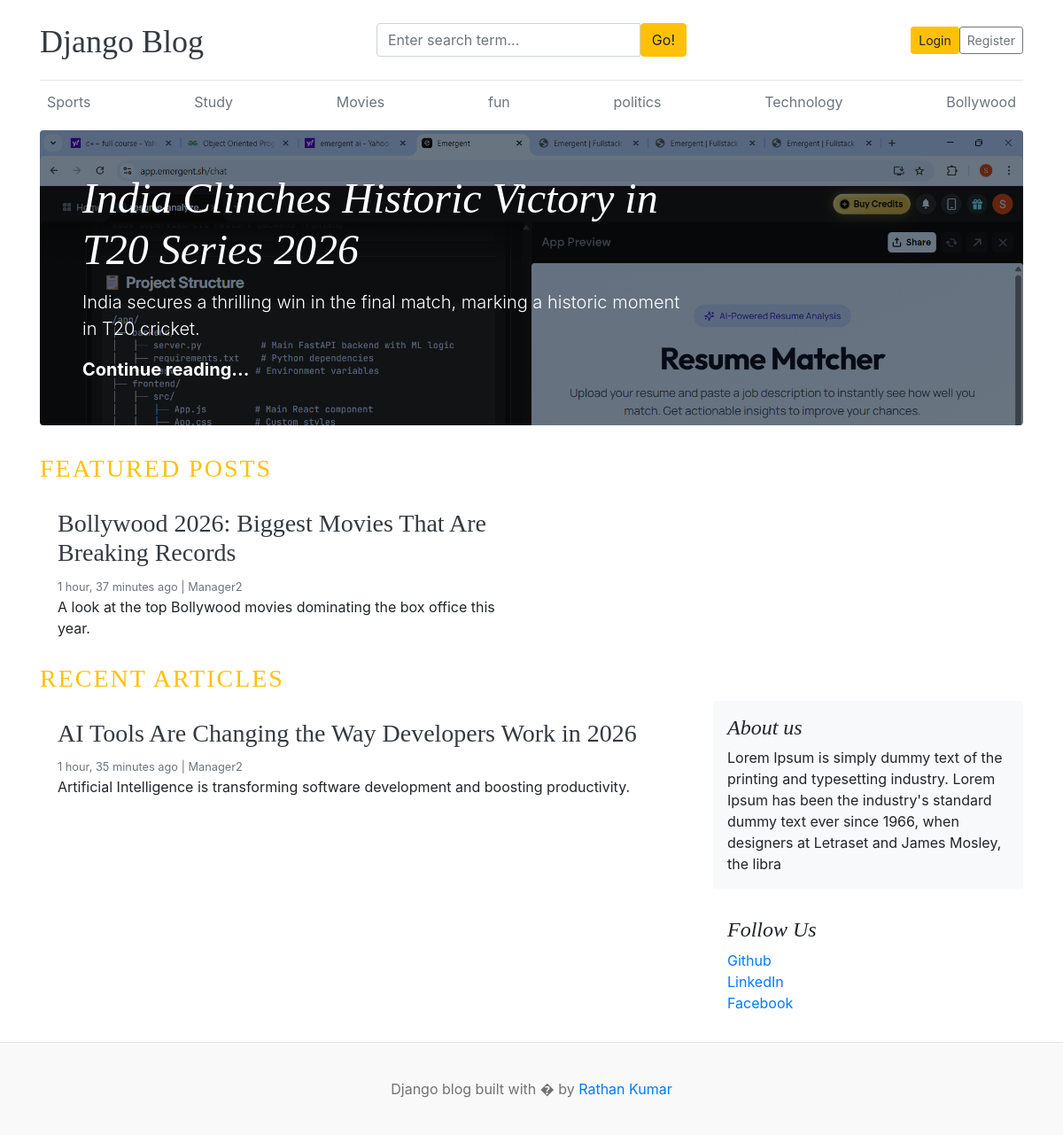
The page / on the database its author committed.
### blogs/models.py (models this page shows, shortened)
class Category(models.Model):
    category_name = models.CharField(max_length=20,unique=True)
    created_at = models.DateTimeField(auto_now_add=True)
    updated_at = models.DateTimeField(auto_now=True)
    class Meta:
        verbose_name_plural = 'categories'

class Blog(models.Model):
    title = models.CharField(max_length=100)
    slug = models.SlugField(max_length=150,unique=True,blank=True)
    category = models.ForeignKey(Category,on_delete=models.CASCADE)
    author = models.ForeignKey(User,on_delete=models.CASCADE)
    featured_image = models.ImageField(upload_to='uploads/%Y/%m/%d')
    short_description = models.TextField(max_length=500)
    blog_body = models.TextField(max_length=2000)
    status = models.CharField(max_length=20,choices=STATUS_CHOICES,default='Draft')
    is_featured = models.BooleanField(default=False)
    created_at = models.DateTimeField(auto_now_add=True)
    updated_at = models.DateTimeField(auto_now=True)

### assignments/models.py (models this page shows, shortened)
class About(models.Model):
    about_heading = models.CharField(max_length=30)
    about_description = models.TextField(max_length=250)
    created_at = models.DateTimeField(auto_now_add=True)
    updated_at = models.DateTimeField(auto_now=True)
    class Meta:
        verbose_name_plural = 'About'

class Sociallink(models.Model):
    platform = models.CharField(max_length=20)
    link = models.URLField(max_length=100)
    created_at = models.DateTimeField(auto_now_add=True)
    updated_at = models.DateTimeField(auto_now=True)

### blog_main/views.py (the view)
# urls.py: path('',views.home,name='home'),
def home(request):
    categories = Category.objects.all()
    featured_post = Blog.objects.filter(is_featured = True ,status = 'Published' ).order_by('updated_at')
    posts = Blog.objects.filter(is_featured=False , status='Published')
    try:
        about = About.objects.get()
    except:
        about = None
    context = {
        'categories': categories,
        'featured_post':featured_post,
        'posts':posts,
        'about':about,
    }
    return render(request,'home.html',context)

### blogs/context_processors.py (called while the page is built)
def get_categories(request):
    categories = Category.objects.all()
    return dict(categories = categories)

def get_social_links(request):
    social_links = Sociallink.objects.all()
    return dict(social_links = social_links)

### templates/home.html (shortened to what this page needs)
{% extends "base.html" %}
{% block content%}
{% for post in featured_post%}
{% if forloop.first %}
<div class="jumbotron p-3 p-md-5 text-white rounded bg-dark" style="background-image: url({{post.featured_image.url}});background-blend-mode: overlay;background-size:cover;">
    <div class="col-md-8 px-0">
      <h1 class="display-4 font-italic">{{ post.title}}</h1>
      <p class="lead my-3">{{post.short_description | truncatewords:20}}</p>
      <p class="lead mb-0"><a href="{% url 'blogs' post.slug %}" class="text-white font-weight-bold">Continue reading...</a></p>
    </div>
  </div>
  {% endif%}
  {% endfor %}
<h3 class="text-uppercase text-warning" style="letter-spacing: 2px;">Featured Posts  </h3>
  <div class="row mb-2">
    {%for post in featured_post%}
    {% if not forloop.first%}
    <div class="col-md-6">
      <div class="card border-0" >
        <div class="card-body">
          <h3><a href="{% url 'blogs' post.slug %}" class="text-dark">{{post.title}}</a></h3>
          <small class="mb-1 text-muted">{{post.created_at | timesince}} ago | {{post.author}}</small>
          <p class="card-text">{{post.short_description | truncatewords:14}}</p>
        </div>
      </div>
    </div>
      {% endif%}
      {% endfor %}
  </div>
<h3 class="text-uppercase text-warning" style="letter-spacing: 2px;"> Recent Articles  </h3>
  <main role="main" class="container p-0">
    <div class="row">
      <div class="col-md-8 blog-main">
        {% for post in posts%}
        <div class="card border-0" >
        <div class="card-body">
          <h3><a href="{% url 'blogs' post.slug %}" class="text-dark">{{post.title}}</a></h3>
          <small class="mb-1 text-muted">{{post.created_at | timesince}} ago | {{post.author}}</small>
          <p class="card-text">{{post.short_description | truncatewords:30}}</p>
        </div>
      </div>
      {% endfor%}
      </div>
      <aside class="col-md-4 blog-sidebar">
        <div class="p-3 mb-3 bg-light rounded">
          <h4 class="font-italic">{{about.about_heading}}</h4>
          <p class="mb-0">{{about.about_description}}</p>
        </div>
        {% if social_links%}
        <div class="p-3">
          <h4 class="font-italic">Follow Us</h4>
          <ol class="list-unstyled">
            {% for socials in social_links %}
            <li><a href="{{socials.link}}" target="_blank">{{socials.platform}}</a></li>
            {% endfor %}
          </ol>
        </div>
         {% endif %}
      </aside>
    </div>
  </main>
</div>
{% endblock %}

### templates/base.html (shortened to what this page needs)
{% load static %}
<!DOCTYPE html>
<html lang="en">
<head>
    <link href="https://getbootstrap.com/docs/4.0/dist/css/bootstrap.min.css" rel="stylesheet">
    <link href="{% static 'css/blog.css' %}" rel="stylesheet">
    <link rel="stylesheet" href="https://cdnjs.cloudflare.com/ajax/libs/font-awesome/4.7.0/css/font-awesome.min.css">
  </head>
<body>
    <div class="container">
      <header class="blog-header py-3">
        <div class="row flex-nowrap justify-content-between align-items-center">
          <div class="col-4 pt-1">
            <a class="blog-header-logo text-dark" href="/">Django Blog</a>
          </div>
          <div class="col-4">
    <form action="{% url 'search' %}" method="GET">
    <div class="input-group">
        <input class="form-control"
               type="text"
               name="keyword"
               value="{{keyword}}"
               placeholder="Enter search term..."
               aria-label="Enter Search">
        <button class="btn btn-warning" type="submit">
            Go!
        </button>
    </div>
</form>
          </div>
          <div class="col-4 d-flex justify-content-end align-items-center">
            {% if not user.is_authenticated%}
            <a class="btn btn-sm btn-warning" href="{% url 'login' %}">Login</a>
            <a class="btn btn-sm btn-outline-secondary" href="{% url 'register' %}">Register</a>
            {% else%}
            <span> <a href="{% url 'dashboard'%}" >Dashboard </a> </span>
            &emsp;
            <span><a href="{% url 'logout'%}">Logout </a></span>
            {% endif %}
          </div>
        </div>
      </header>
      <div class="nav-scroller py-1 mb-2">
        <nav class="nav d-flex justify-content-between">
          {% for cat in categories %}
          <a class="p-2 text-muted" href="{% url 'posts_by_category' cat.id %}">{{cat.category_name}}</a>
          {% endfor %}
        </nav>
      </div>
{%block content%}
{% endblock %}
<footer class="blog-footer">
  <p>Django blog built with � by <a href="#">Rathan Kumar</a></p>
</footer>
</body>
</html>

### blog_main/static/css/blog.css (style rules this page uses)
.blog-header { border-bottom: 1px solid #e5e5e5; }
.blog-header-logo { font-family: "Playfair Display", Georgia, "Times New Roman", serif; font-size: 2.25rem; }
h1, h2, h3, h4, h5, h6 { font-family: "Playfair Display", Georgia, "Times New Roman", serif; }
.display-4 { font-size: 2.5rem; }
@media (min-width: 768px) { .display-4 { font-size: 3rem; } }
.blog-footer { padding: 2.5rem 0; color: #727272; text-align: center; background-color: #f9f9f9; border-top: .05rem solid #e5e5e5; }
.blog-footer p:last-child { margin-bottom: 0; }

### rows shown on the page
Category: category_name "Sports"
Category: category_name "Study"
Category: category_name "Movies"
Category: category_name "fun"
Category: category_name "politics"
Category: category_name "Technology"
Category: category_name "Bollywood"
Blog: featured_image (picture), title "India Clinches Historic Victory in T20 Series 2026", short_description "India secures a thrilling win in the final match, marking a historic moment in T20 cricket."
Blog: title "Bollywood 2026: Biggest Movies That Are Breaking Records", created_at "1 hour, 37 minutes", author "Manager2", short_description "A look at the top Bollywood movies dominating the box office this year."
Blog: title "AI Tools Are Changing the Way Developers Work in 2026", created_at "1 hour, 35 minutes", author "Manager2", short_description "Artificial Intelligence is transforming software development and boosting productivity."
About: about_heading "About us", about_description "Lorem Ipsum is simply dummy text of the printing and typesetting industry. Lorem Ipsum has been the industry's standard dummy text ever since 1966, when designers at Letraset and James Mosley, the libra"
Sociallink: platform "Github"
Sociallink: platform "LinkedIn"
Sociallink: platform "Facebook"
